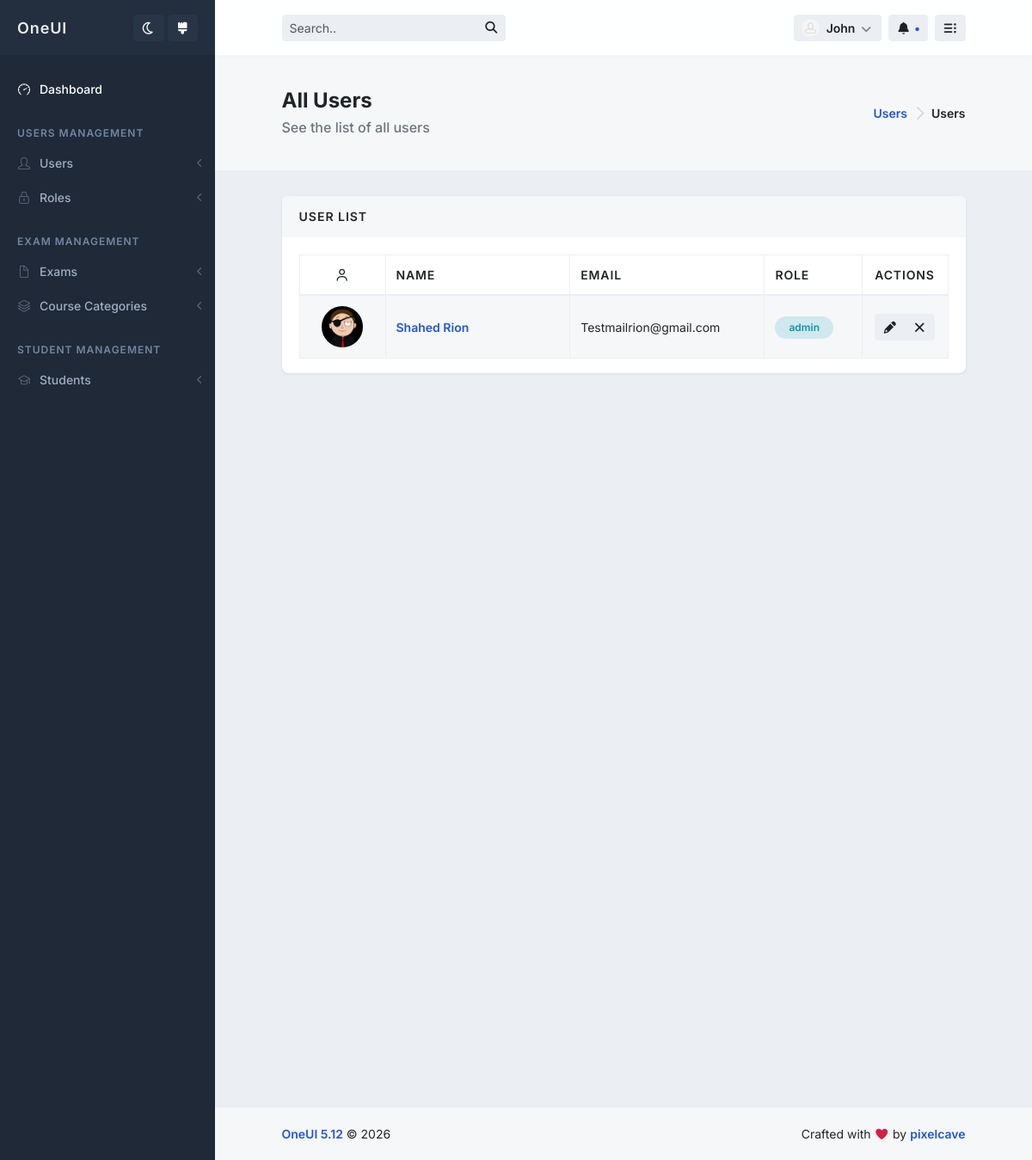
Screenshot of /admin/users with the database file from the repository.
### tables this page shows
CREATE TABLE users (
    id INT PRIMARY KEY AUTO_INCREMENT,
    name VARCHAR(100),
    email VARCHAR(100),
    password VARCHAR(255),
    user_role INT,
    user_picture_link VARCHAR(255)
);

CREATE TABLE user_roles (
    id INT PRIMARY KEY AUTO_INCREMENT,
    name VARCHAR(100)
);

### admin/models/user.class.php (called while the page is built, shortened)
<?php
class User
{
    static public function readAll()
    {
        global $db;
        $sql = "SELECT u.id,u.name ,u.email,ur.name role, u.user_picture_link FROM users u, user_roles ur WHERE u.user_role = ur.id";
        $result = $db->query($sql);
        return $result->fetch_all(MYSQLI_ASSOC);
    }
}

### admin/views/pages/users/manage.php (the view, shortened to what this page needs)
<?php
require_once "models/user.class.php";
$rows = User::readAll();
?>
<main id="main-container">
  <div class="bg-body-light">
    <div class="content content-full">
      <div class="d-flex flex-column flex-sm-row justify-content-sm-between align-items-sm-center py-2">
        <div class="flex-grow-1">
          <h1 class="h3 fw-bold mb-1">
            All Users
          </h1>
          <h2 class="fs-base lh-base fw-medium text-muted mb-0">
            See the list of all users
          </h2>
        </div>
        <nav class="flex-shrink-0 mt-3 mt-sm-0 ms-sm-3" aria-label="breadcrumb">
          <ol class="breadcrumb breadcrumb-alt">
            <li class="breadcrumb-item">
              <a class="link-fx" href="javascript:void(0)">Users</a>
            </li>
            <li class="breadcrumb-item" aria-current="page">
              Users
            </li>
          </ol>
        </nav>
      </div>
    </div>
  </div>
  <div class="content">
    <div class="block block-rounded">
      <div class="block-header block-header-default">
        <h3 class="block-title">USER LIST</h3>
      </div>
      <div class="block-content">
        <div class="table-responsive">
          <table class="table table-bordered table-striped table-vcenter">
            <thead>
              <tr>
                <th class="text-center" style="width: 100px;">
                  <i class="far fa-user"></i>
                </th>
                <th>Name</th>
                <th style="width: 30%;">Email</th>
                <th style="width: 15%;">Role</th>
                <th class="text-center" style="width: 100px;">Actions</th>
              </tr>
            </thead>
            <tbody class="row-data-container">
              <?php foreach ($rows as $row): ?>
                <tr class="data-row-parent">
                  <td class="text-center">
                    <img class="img-avatar img-avatar48" src="<?= BASE_URL . $row['user_picture_link'] ?>" alt="">
                  </td>
                  <td class="fw-semibold fs-sm data-row-name">
                    <a href="user-profile?user-id=<?= $row['id'] ?>"><?= $row['name'] ?></a>
                  </td>
                  <td class="fs-sm"><?= $row['email'] ?></td>
                  <td>
                    <span class="fs-xs fw-semibold d-inline-block py-1 px-3 rounded-pill bg-info-light text-info"><?= $row['role'] ?></span>
                  </td>
                  <td class="text-center">
                    <div class="btn-group">
                      <a href="edit-user?id=<?= $row['id'] ?>" class="btn btn-sm btn-alt-secondary" data-bs-toggle="tooltip" title="Edit">
                        <i class="fa fa-fw fa-pencil-alt"></i>
                      </a>
                      <button type="button" class="btn btn-sm btn-alt-secondary delete-btn" title="Delete" data-bs-toggle="modal" data-bs-target="#deleteModal">
                        <i class="fa fa-fw fa-times"></i>
                      </button>
                    </div>
                  </td>
                </tr>
              <?php endforeach ?>
            </tbody>
          </table>
        </div>
      </div>
    </div>
  </div>
</main>

### rows the page displays
users: user_picture_link (picture), name "Shahed Rion", email "Testmailrion@gmail.com", user_roles.name "admin"
